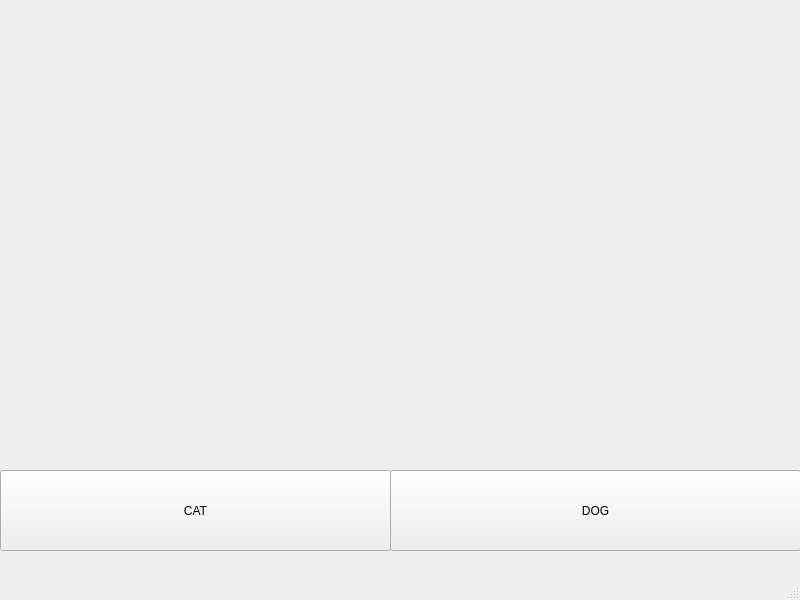
<?xml version="1.0" encoding="UTF-8"?>
<ui version="4.0">
 <class>MainWindow</class>
 <widget class="QMainWindow" name="MainWindow">
  <property name="geometry">
   <rect>
    <x>0</x>
    <y>0</y>
    <width>800</width>
    <height>600</height>
   </rect>
  </property>
  <property name="windowTitle">
   <string>MainWindow</string>
  </property>
  <widget class="QWidget" name="centralwidget">
   <widget class="QLabel" name="label">
    <property name="geometry">
     <rect>
      <x>3</x>
      <y>-3</y>
      <width>801</width>
      <height>471</height>
     </rect>
    </property>
    <property name="text">
     <string/>
    </property>
    <property name="pixmap">
     <pixmap>imgs/cat.jpg</pixmap>
    </property>
    <property name="scaledContents">
     <bool>true</bool>
    </property>
   </widget>
   <widget class="QPushButton" name="cat">
    <property name="geometry">
     <rect>
      <x>0</x>
      <y>470</y>
      <width>391</width>
      <height>81</height>
     </rect>
    </property>
    <property name="text">
     <string>CAT</string>
    </property>
   </widget>
   <widget class="QPushButton" name="dog">
    <property name="geometry">
     <rect>
      <x>390</x>
      <y>470</y>
      <width>411</width>
      <height>81</height>
     </rect>
    </property>
    <property name="text">
     <string>DOG</string>
    </property>
   </widget>
  </widget>
  <widget class="QMenuBar" name="menubar">
   <property name="geometry">
    <rect>
     <x>0</x>
     <y>0</y>
     <width>800</width>
     <height>23</height>
    </rect>
   </property>
  </widget>
  <widget class="QStatusBar" name="statusbar"/>
 </widget>
 <resources/>
 <connections/>
</ui>
